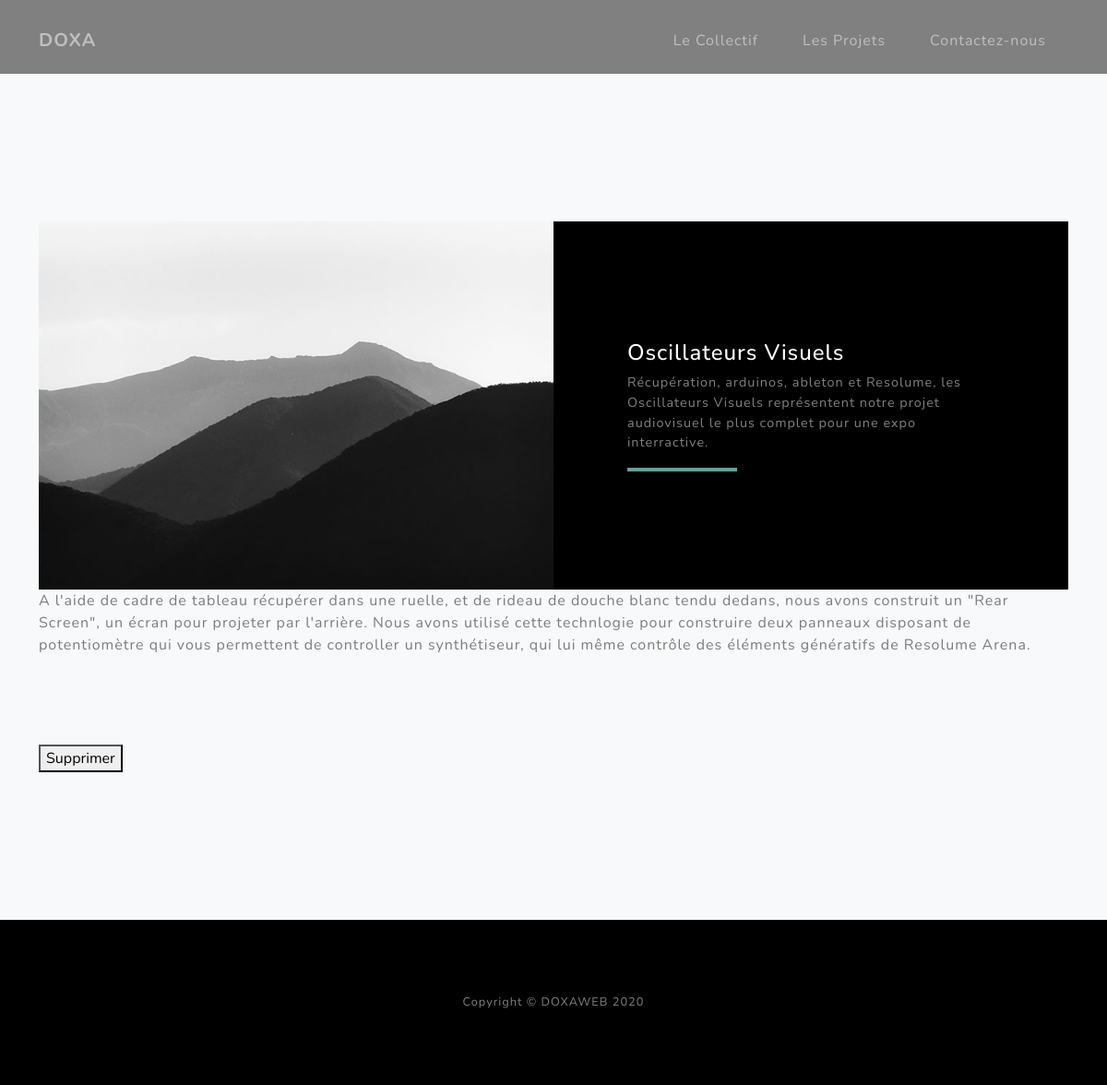
The page /admin on the database its author committed.
### doxaweb_app/models.py (models this page shows)
class Project(db.Model):
    id = db.Column(db.Integer, primary_key=True)
    title = db.Column(db.String(20), unique=True, nullable=False)
    short_description = db.Column(db.String(120), unique=False, nullable=False)
    description = db.Column(db.String(1000), unique=False, nullable=False)
    link = db.Column(db.String(100), unique=False, nullable=False)
    img = db.Column(db.String(100), unique=False, nullable=False)

### doxaweb_app/routes.py (the view)
@app.route("/admin", methods = ['GET', 'POST'])
def admin():
    projects = Project.query.all()
    if request.method == 'POST':
        project_id = request.form['delete-btn']
        project = Project.query.filter_by(id=project_id)
        project.delete()
        db.session.commit()
        return redirect(url_for('admin'))
    return render_template("admin.html", projects=projects)

### doxaweb_app/templates/admin.html
{% extends("layout.html") %}
{% block content %}
<header style="background-color: grey; height: 80px;">
</header>
<section class="projects-section bg-light" id="projects">
    <div class="container">
        {% for project in projects%}
        <div class="row justify-content-center no-gutters mb-5 mb-lg-0">
            <div class="col-lg-6"><img class="img-fluid" src="{{url_for('static', filename='assets/img/demo-image-01.jpg') }}" alt="" /></div>
            <div class="col-lg-6">
                <div class="bg-black text-center h-100 project">
                    <div class="d-flex h-100">
                        <div class="project-text w-100 my-auto text-center text-lg-left">
                            <h4 class="text-white">{{project.title}}</h4>
                            <p class="mb-0 text-white-50">{{project.short_description}}</p>
                            <hr class="d-none d-lg-block mb-0 ml-0" />
                        </div>
                    </div>
                </div>
            </div>
        </div>
    <p class="mb-0 text-black-50">{{project.description}}</p>
    {% for img in project.img.split(',') %}
    <div class="col-lg-6"><img class="img-fluid" src="{{url_for('static', filename='assets/img/{{img}}') }}" alt="" /></div>
    {% endfor %}
    <form action="" method="POST">
        <button type="submit" name="delete-btn" value="{{project.id}}">Supprimer</button>
    </form>
    {% endfor %}
    </div>
</section>
{% endblock %}

### rows shown on the page
Project: title "Oscillateurs Visuels", short_description "Récupération, arduinos, ableton et Resolume, les Oscillateurs Visuels représentent notre projet audiovisuel le plus complet pour une expo interractive.", description "A l'aide de cadre de tableau récupérer dans une ruelle, et de rideau de douche blanc tendu dedans, nous avons construit un \"Rear Screen\", un écran pour projeter par l'arrière. Nous avons utilisé cette technlogie pour construire deux panneaux disposant de potentiomètre qui vous permettent de controller un synthétiseur, qui lui même contrôle des éléments génératifs de Resolume Arena.", {{ project.id }} 1 (drawn)
